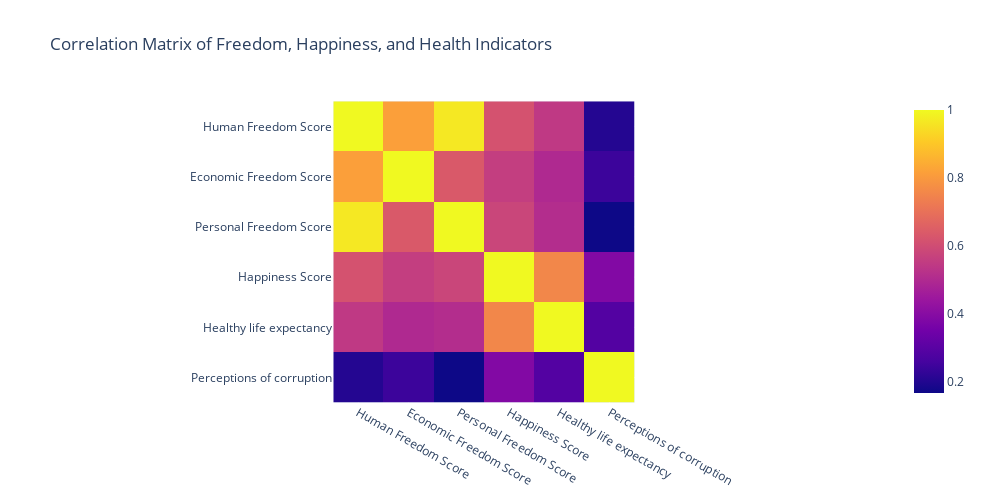

Here is the notebook cell this chart was saved with:
### Markdown cell above
### Freedom and Happiness around the World

This visual presentation consists of two world maps side by side, illustrating the global distribution of freedom and happiness scores. The maps use a color gradient ranging from purple to pink to represent varying levels of these indicators.

**Freedom around the World:**  
This map highlights the different levels of freedom experienced by individuals across various countries. The scores are depicted using a color gradient, with darker shades of purple representing lower levels of freedom and lighter shades, transitioning to pink, indicating higher levels of freedom. Countries with higher freedom scores are more prominently light pink, while those with lower scores are shaded in darker purple. This map provides a comprehensive view of how freedom is perceived and experienced globally, reflecting the political, economic, and personal freedoms available to citizens.

**Happiness:**  
The right map displays the happiness scores of countries worldwide, using the same color gradient as the freedom map. Happiness scores range from lower values shown in dark purple to higher values represented in pink. This visual representation allows for a comparative analysis of global happiness levels, illustrating how different regions fare in terms of overall happiness and well-being. Countries with higher happiness scores are marked in pink, while those with lower scores are indicated in dark purple, offering insight into the global distribution of happiness.

The color bar to the right of the maps provides a reference for the color gradient used, with numerical values ranging from 0 to 10, indicating the range of scores for both freedom and happiness. This visual tool aids in understanding the correlation between freedom and happiness across different regions, revealing patterns and disparities worldwide.

### Code cell
columns_to_use = ["Human Freedom Score", "Economic Freedom Score", "Personal Freedom Score", "Happiness Score", "Healthy life expectancy", "Perceptions of corruption"]
corr_matrix = data[columns_to_use].corr()


fig_corr_matrix = px.imshow(corr_matrix,title='Correlation Matrix of Freedom, Happiness, and Health Indicators')
fig_corr_matrix.update_layout(
    width=1000,
    height=500
)
fig_corr_matrix.show()

### Figure 1 — Plotly figure (JSON) as saved in the notebook; plotly's stock layout.template omitted (floating-point values rounded to 4 significant figures)
{"data": [{"coloraxis": "coloraxis", "hovertemplate": "x: %{x}<br>y: %{y}<br>color: %{z}<extra></extra>", "name": "0", "type": "heatmap", "x": ["Human Freedom Score", "Economic Freedom Score", "Personal Freedom Score", "Happiness Score", "Healthy life expectancy", "Perceptions of corruption"], "xaxis": "x", "y": ["Human Freedom Score", "Economic Freedom Score", "Personal Freedom Score", "Happiness Score", "Healthy life expectancy", "Perceptions of corruption"], "yaxis": "y", "z": [[1, 0.8143, 0.9659, 0.6172, 0.5448, 0.2061], [0.8143, 1, 0.6362, 0.5576, 0.4988, 0.2451], [0.9659, 0.6362, 1, 0.5805, 0.5096, 0.1684], [0.6172, 0.5576, 0.5805, 1, 0.7569, 0.3885], [0.5448, 0.4988, 0.5096, 0.7569, 1, 0.2879], [0.2061, 0.2451, 0.1684, 0.3885, 0.2879, 1]]}], "layout": {"coloraxis": {"colorscale": [[0, "#0d0887"], [0.1111, "#46039f"], [0.2222, "#7201a8"], [0.3333, "#9c179e"], [0.4444, "#bd3786"], [0.5556, "#d8576b"], [0.6667, "#ed7953"], [0.7778, "#fb9f3a"], [0.8889, "#fdca26"], [1, "#f0f921"]]}, "height": 500, "title": {"text": "Correlation Matrix of Freedom, Happiness, and Health Indicators"}, "width": 1000, "xaxis": {"anchor": "y", "constrain": "domain", "domain": [0, 1], "scaleanchor": "y"}, "yaxis": {"anchor": "x", "autorange": "reversed", "constrain": "domain", "domain": [0, 1]}}}
